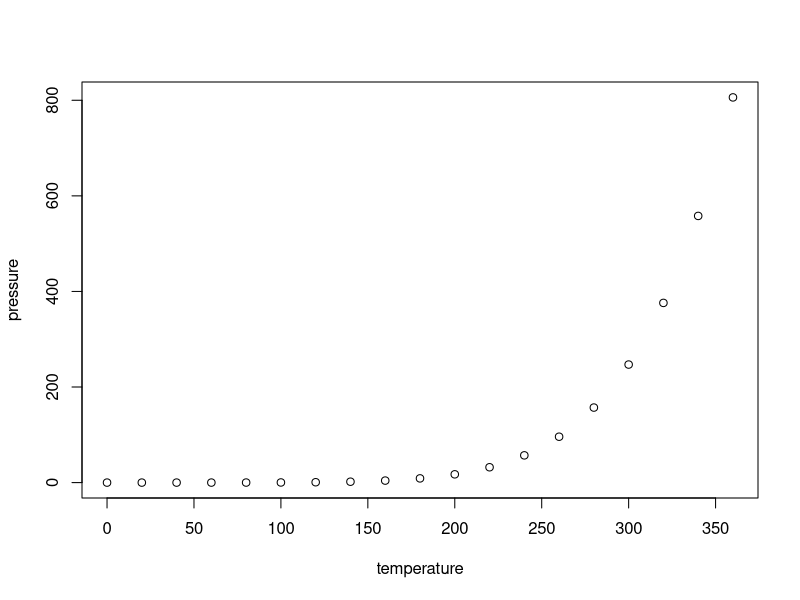
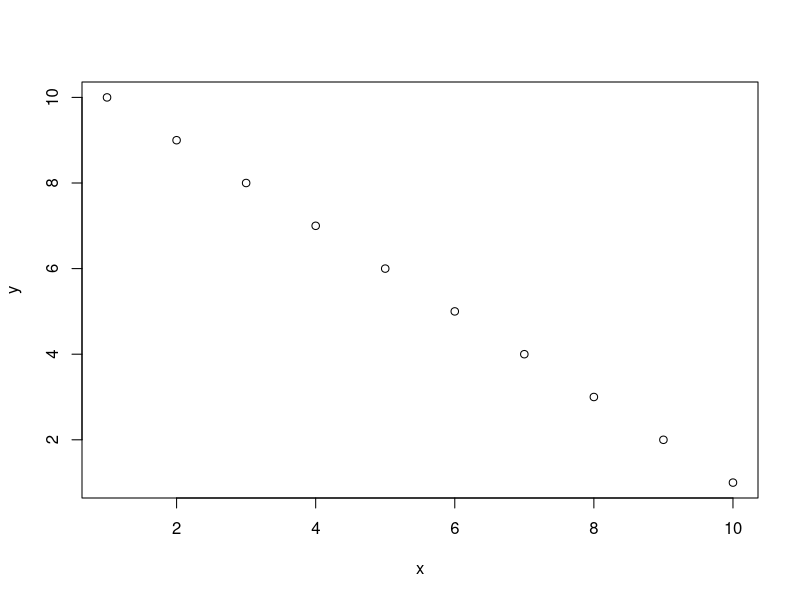

These figures' R source, in order:
## ---- chunk 1
knitr::opts_chunk$set(echo = TRUE)
## ---- chunk 2
summary(cars)
## ---- chunk 3
plot(pressure)
## ---- chunk 4
summary(mtcars)
## ---- chunk 5
summary(iris)
## ---- chunk 6
mymat <- matrix(c(1,2,3,4,5,6,7,8,9), nrow = 3)
mymat
## ---- chunk 7
x <- c(1, 2, 3, 4, 5, 6, 7, 8, 9, 10)
y <- c(10, 9, 8, 7, 6, 5, 4, 3, 2, 1)
plot(x, y)
